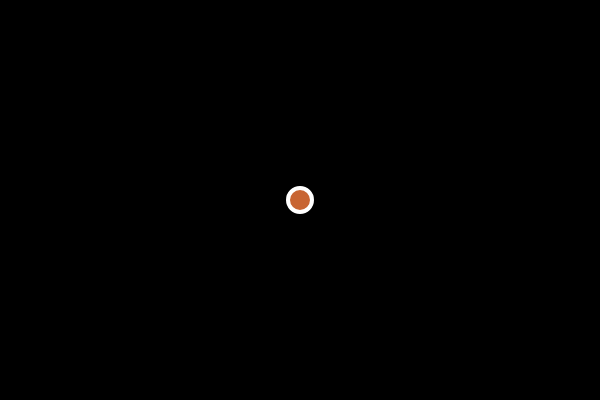
Frame 1 (no input)
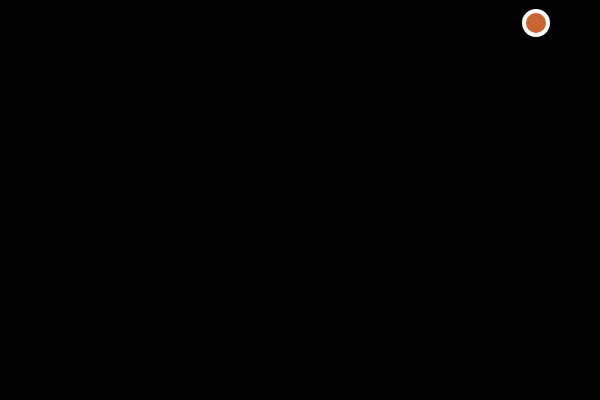
Frame 60 (no input)
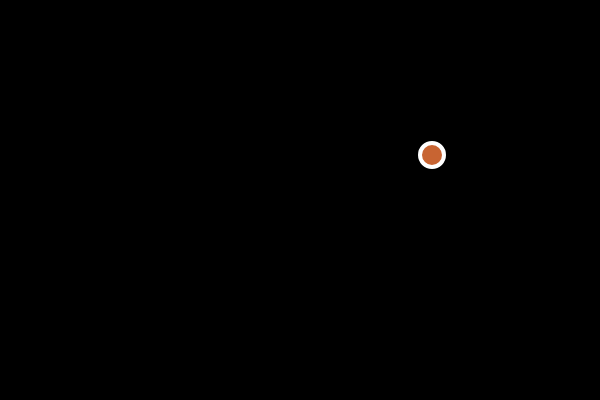
Frame 120 (the mouse pressed at the canvas centre since frame 60)

The p5.js sketch that drew these frames (run headless with seeded random() and noise() and a simulated clock; from frame 60 on, the mouse is pressed at the canvas centre):

// p5.js sketch
// ── sketch.js
var ball = {
  x: 300, 
  y: 200,
  xspeed: 4,
  yspeed: -3
}

function setup() {
  createCanvas(600, 400);
}

function draw() {
  background(0);
  display();
  move();
  bounce();
}

function move() {
  ball.x += ball.xspeed;
  ball.y += ball.yspeed;
}

function bounce() {
  if(ball.x > width || ball.x < 0) {
    ball.xspeed *= -1;
  }
  if(ball.y > height || ball.y < 0) {
    ball.yspeed *= -1;
  }
}

function display() {
  stroke(255);
  strokeWeight(4);
  fill(200, 100, 50);
  ellipse(ball.x, ball.y, 24, 24);
}
